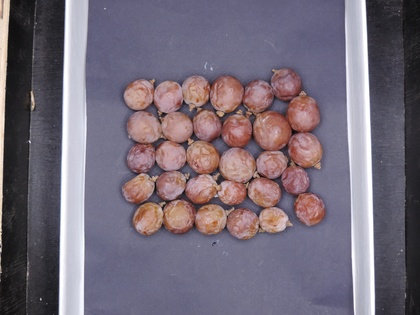
%> input picture textura/DSCN9161.JPG, 420 x 315 px, shrunk from 4896 x 3672 before the run
$ octave --eval "result = descr_hist('DSCN9161.JPG');"   (GNU Octave 9; MATLAB toolbox functions it lacks are replaced by stand-ins)
%> lines starting %> are read from the running program, lines starting %| are printed output that depends on the picture
function X = descr_hist(imagem)
%> called with imagem = 'DSCN9161.JPG'
    I = imread(imagem);
%> I is the input picture: size 315x420x3 uint8; mean R, G, B 117.4, 107.3, 120.2
    I = rgb2gray(I);
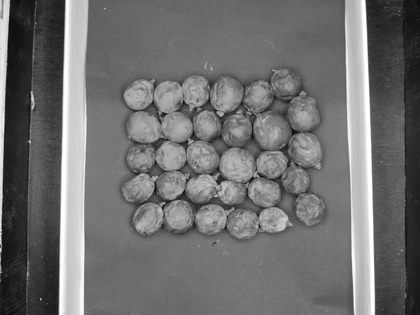
%> I: size 315x420 uint8; min 6, max 255, mean 111.8

    [m n] = size(I);
%> m = 315; n = 420
    [contagem indices] = imhist(I);
%> contagem = 256 values, max 2912 at index 109, min 0 at index 1, mean 516.8; indices = 256 values from 0 to 255
    p = contagem/(m*n);
%> p = 256 values, max 0.022 at index 109, min 0 at index 1, mean 0.00391

    md = sum(indices.*p);
%> md = 111.8
    vr = sum((indices-md).^2.*p);
%> vr = 2504.6
    as = sqrt(vr)^(-3)*sum((indices-md).^3.*p);
%> as = 0.625
    ct = sqrt(vr)^(-4)*sum((indices-md).^4.*p);
%> ct = 3.47
    en = sum(p.^2);
%> en = 0.00967
    c = 0.1;
    et = -sum(p.*log2(p+c));
%> et = 3.19

    X = [md,vr,as,ct,en,et];
%> X = [111.8 2504.6 0.625 3.47 0.00967 3.19]

end

$ run again, on textura/RedGlobe_0h_1.jpg
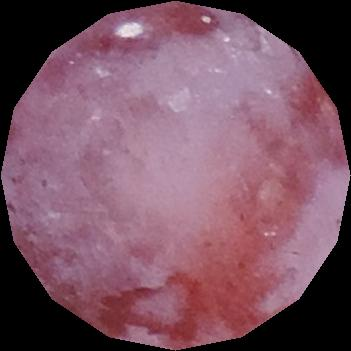
%> input picture textura/RedGlobe_0h_1.jpg, 351 x 351 px
%> in descr_hist, I is the input picture: size 351x351x3 uint8; mean R, G, B 121.7, 83.6, 98.9
%> in descr_hist, `I = rgb2gray(I);`:
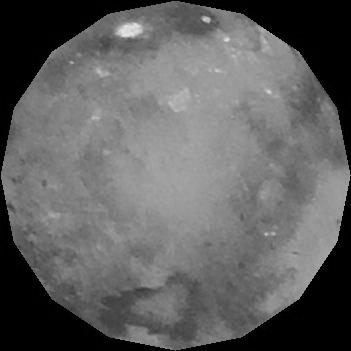
%> I: size 351x351 uint8; min 0, max 232, mean 96.7
%> contagem = 256 values, max 21934 at index 1, min 0 at index 40, mean 481.3; indices = 256 values from 0 to 255
%> p = 256 values, max 0.178 at index 1, min 0 at index 40, mean 0.00391
%> md = 96.73
%> vr = 3266.7
%> as = -0.846
%> ct = 2.18
%> en = 0.0404
%> et = 2.94
%> X = [96.73 3266.7 -0.846 2.18 0.0404 2.94]

$ run again, on textura/RedGlobe_12h_5.jpg
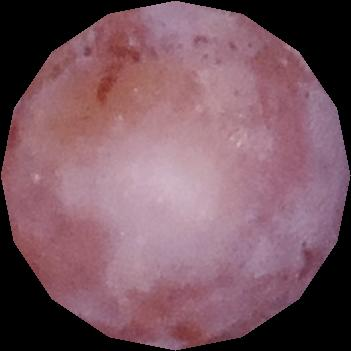
%> input picture textura/RedGlobe_12h_5.jpg, 351 x 351 px
%> in descr_hist, I is the input picture: size 351x351x3 uint8; mean R, G, B 122.1, 87.4, 97.8
%> in descr_hist, `I = rgb2gray(I);`:
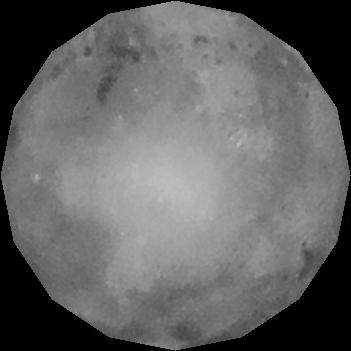
%> I: size 351x351 uint8; min 0, max 191, mean 99
%> contagem = 256 values, max 22402 at index 1, min 0 at index 38, mean 481.3; indices = 256 values from 0 to 255
%> p = 256 values, max 0.182 at index 1, min 0 at index 38, mean 0.00391
%> md = 98.98
%> vr = 3405.2
%> as = -0.842
%> ct = 2.23
%> en = 0.0415
%> et = 2.94
%> X = [98.98 3405.2 -0.842 2.23 0.0415 2.94]

$ run again, on textura/RedGlobe_24h_22.jpg
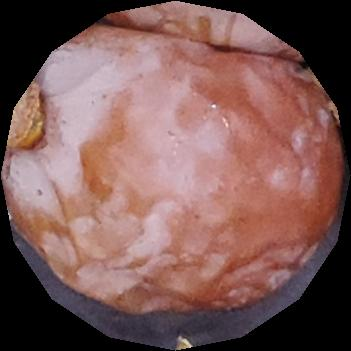
%> input picture textura/RedGlobe_24h_22.jpg, 351 x 351 px
%> in descr_hist, I is the input picture: size 351x351x3 uint8; mean R, G, B 124.5, 89.8, 86.6
%> in descr_hist, `I = rgb2gray(I);`:
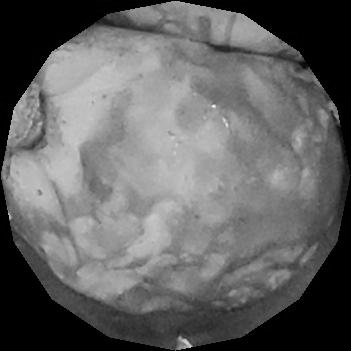
%> I: size 351x351 uint8; min 0, max 248, mean 99.8
%> contagem = 256 values, max 23899 at index 1, min 0 at index 206, mean 481.3; indices = 256 values from 0 to 255
%> p = 256 values, max 0.194 at index 1, min 0 at index 206, mean 0.00391
%> md = 99.79
%> vr = 4170.7
%> as = -0.476
%> ct = 1.81
%> en = 0.0427
%> et = 2.95
%> X = [99.79 4170.7 -0.476 1.81 0.0427 2.95]
